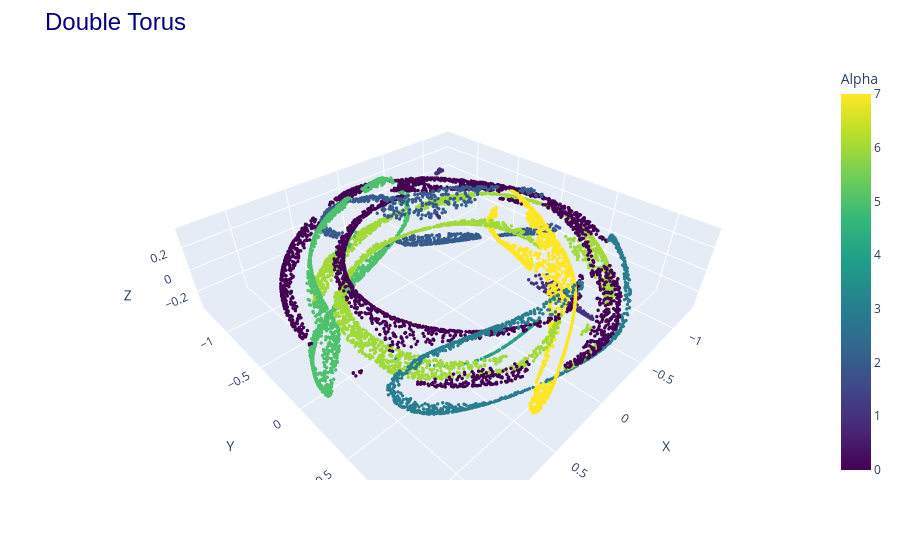

The notebook cell saved with this chart:
### Code cell
from GDLModules.util import norm_squared
from torch.functional import F
network = posttrained.to(device)
data = X_test.to(device)
errors = torch.zeros((len(data),network.chart_amount), device=device) # (chart_amount, d)
x_decoded = torch.zeros(network.chart_amount, data.shape[0], data.shape[1], device=device)
for i in range(network.chart_amount):
    z = network.encode(data, i)
    decoded= network.decode(z, i) # (bs, D)
    x_decoded[i] = decoded
    errors[:, i] = norm_squared(decoded, data, dim=1)

chart_indexes = torch.argmin(errors, dim=1)



x_decoded_perm = x_decoded.permute(1, 0, 2) # len-data, chart_amount, 3

idx = chart_indexes.view(-1, 1, 1).expand(-1, 1, x_decoded_perm.size(-1))  # (bs, 1, D)
gathered = x_decoded_perm.gather(1, idx).squeeze(1)  # (bs, D)


util.plot3d([(gathered.cpu().detach(), "reconstructed")], title="Double Torus", color=[chart_indexes.detach().cpu().numpy()])

### Figure 1 — Plotly figure (JSON) as saved in the notebook; plotly's stock layout.template omitted (floating-point values rounded to 4 significant figures; data arrays with more than 128 entries replaced by an {"elided": "..."} marker saying what was removed)
{"data": [{"marker": {"color": {"elided": "10000 int values"}, "colorbar": {"title": {"text": "Alpha"}}, "colorscale": [[0, "#440154"], [0.1111, "#482878"], [0.2222, "#3e4989"], [0.3333, "#31688e"], [0.4444, "#26828e"], [0.5556, "#1f9e89"], [0.6667, "#35b779"], [0.7778, "#6ece58"], [0.8889, "#b5de2b"], [1, "#fde725"]], "showscale": true, "size": 2}, "mode": "markers", "name": "reconstructed", "type": "scatter3d", "x": {"elided": "10000 float values"}, "y": {"elided": "10000 float values"}, "z": {"elided": "10000 float values"}}], "layout": {"margin": {"t": 60}, "scene": {"aspectmode": "data", "xaxis": {"title": {"text": "X"}}, "yaxis": {"title": {"text": "Y"}}, "zaxis": {"title": {"text": "Z"}}}, "title": {"font": {"color": "navy", "family": "Arial", "size": 24}, "text": "Double Torus"}}}
